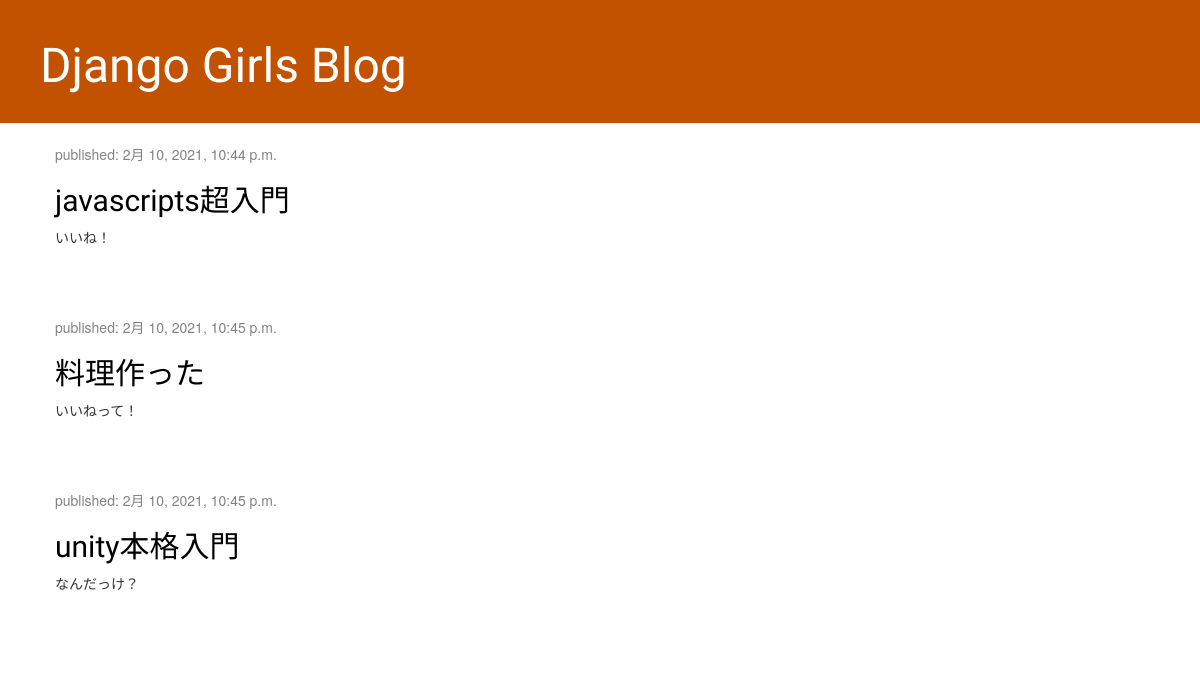
Before: / with the older database file.
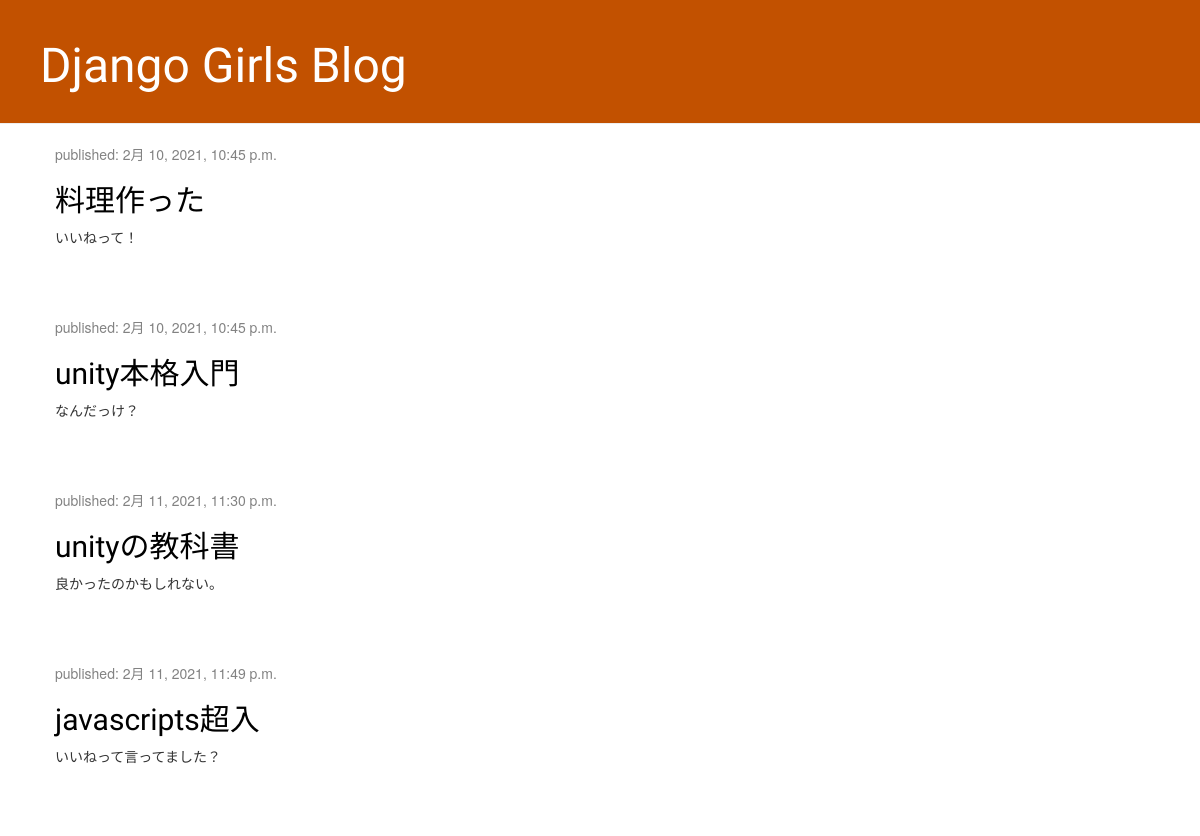
After: the same page with the newer database file.
### blog/models.py (models this page shows, shortened)
class Post(models.Model):
    author = models.ForeignKey(settings.AUTH_USER_MODEL, on_delete=models.CASCADE)
    title = models.CharField(max_length=200)
    text = models.TextField()
    created_date = models.DateTimeField(default=timezone.now)
    published_date = models.DateTimeField(blank=True,null=True)

### blog/views.py (the view)
# urls.py: path('', views.post_list, name='post_list'),
def post_list(request):
    posts = Post.objects.filter(published_date__lte=timezone.now()).order_by('published_date')
    return render(request, 'blog/post_list.html', {'posts': posts})

### blog/templates/blog/post_list.html
<!DOCTYPE html>
{% extends 'blog/base.html'%}
{% block content %}
    {% for post in posts %}
        <div class="post">
            <div class="date">
                <p>published: {{ post.published_date}}</p>
            </div>
            <h2><a href="{% url 'post_detail' pk=post.pk %}">{{ post.title }}</a></h2>
            <p>{{ post.text|linebreaksbr }}</p>
        </div>
    {% endfor %}
{% endblock %}

### blog/templates/blog/base.html (shortened to what this page needs)
<!DOCTYPE html>
{% load static %}
<html lang="en">
    <head>
        <link rel="stylesheet" href="//maxcdn.bootstrapcdn.com/bootstrap/3.2.0/css/bootstrap.min.css">
        <link rel="stylesheet" href="//maxcdn.bootstrapcdn.com/bootstrap/3.2.0/css/bootstrap-theme.min.css">
        <link rel="stylesheet" href="{% static 'css/blog.css' %}">
    </head>
    <body>
        <div class="page-header">
            <h1><a href="/">Django Girls Blog</a></h1>
        </div>
        <div class="content container">
            <div class="row">
                <div class="col-md-8">
                {% block content %}
                {% endblock %}
                </div>
            </div>
        </div>
    </body>
</html>

### blog/static/css/blog.css (style rules this page uses)
.page-header { background-color: #C25100; margin-top: 0; padding: 20px 20px 20px 40px; }
.page-header h1, .page-header h1 a, .page-header h1 a:visited, .page-header h1 a:active { color: #ffffff; font-size: 36pt; text-decoration: none; }
.content { margin-left: 40px; }
h1, h2, h3, h4 { font-family: 'Lobster', cursive; }
.date { color: #828282; }
.post { margin-bottom: 70px; }
.post h2 a, .post h2 a:visited { color: #000000; }

Changed rows visible on the page:
added Post: published_date "2月 11, 2021, 11:30 p.m.", title "unityの教科書", text "良かったのかもしれない。"
changed Post: published_date "2月 10, 2021, 10:44 p.m." → "2月 11, 2021, 11:49 p.m."; title "javascripts超入門" → "javascripts超入"; text "いいね！" → "いいねって言ってました？"; moves down the list
